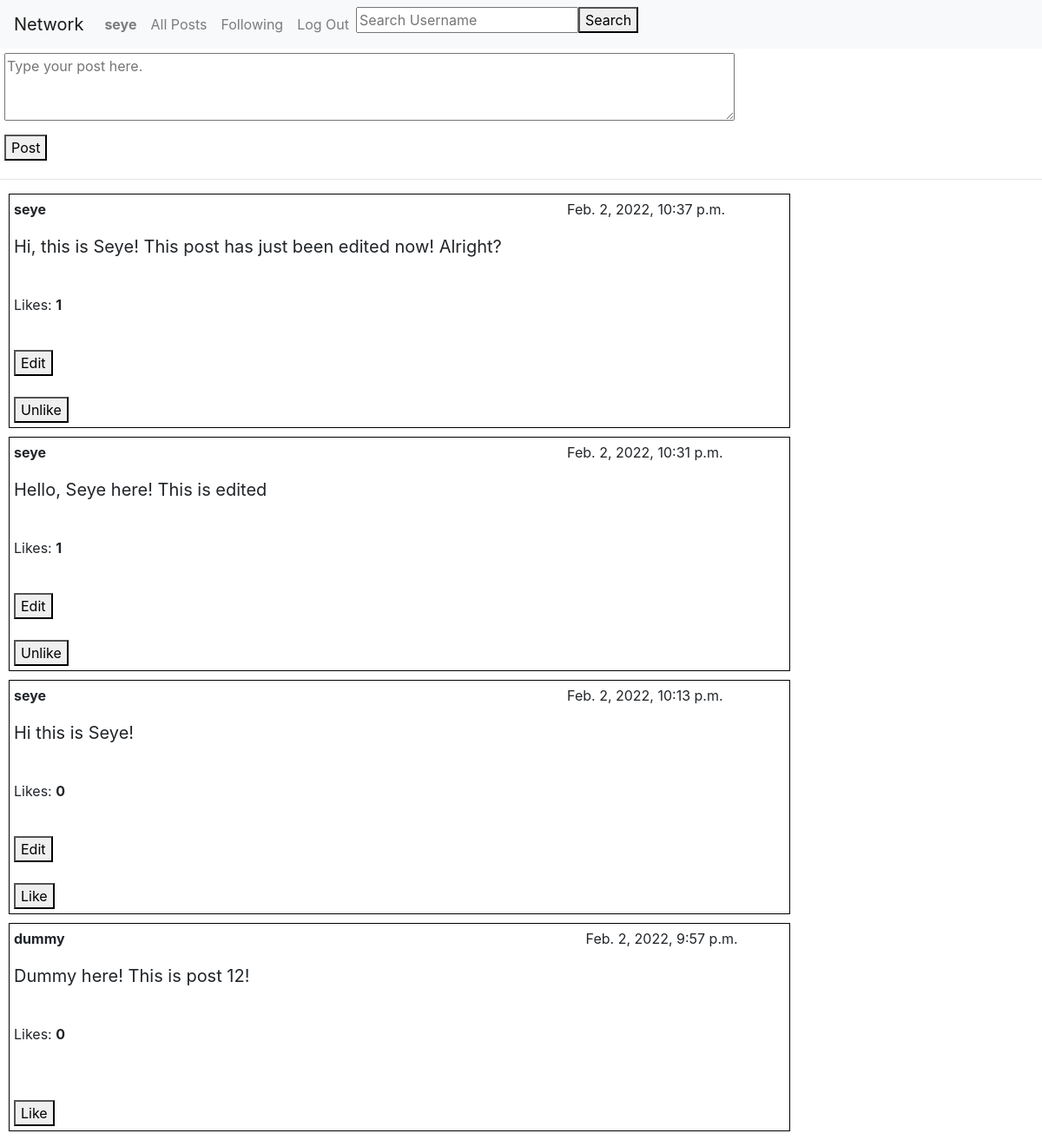
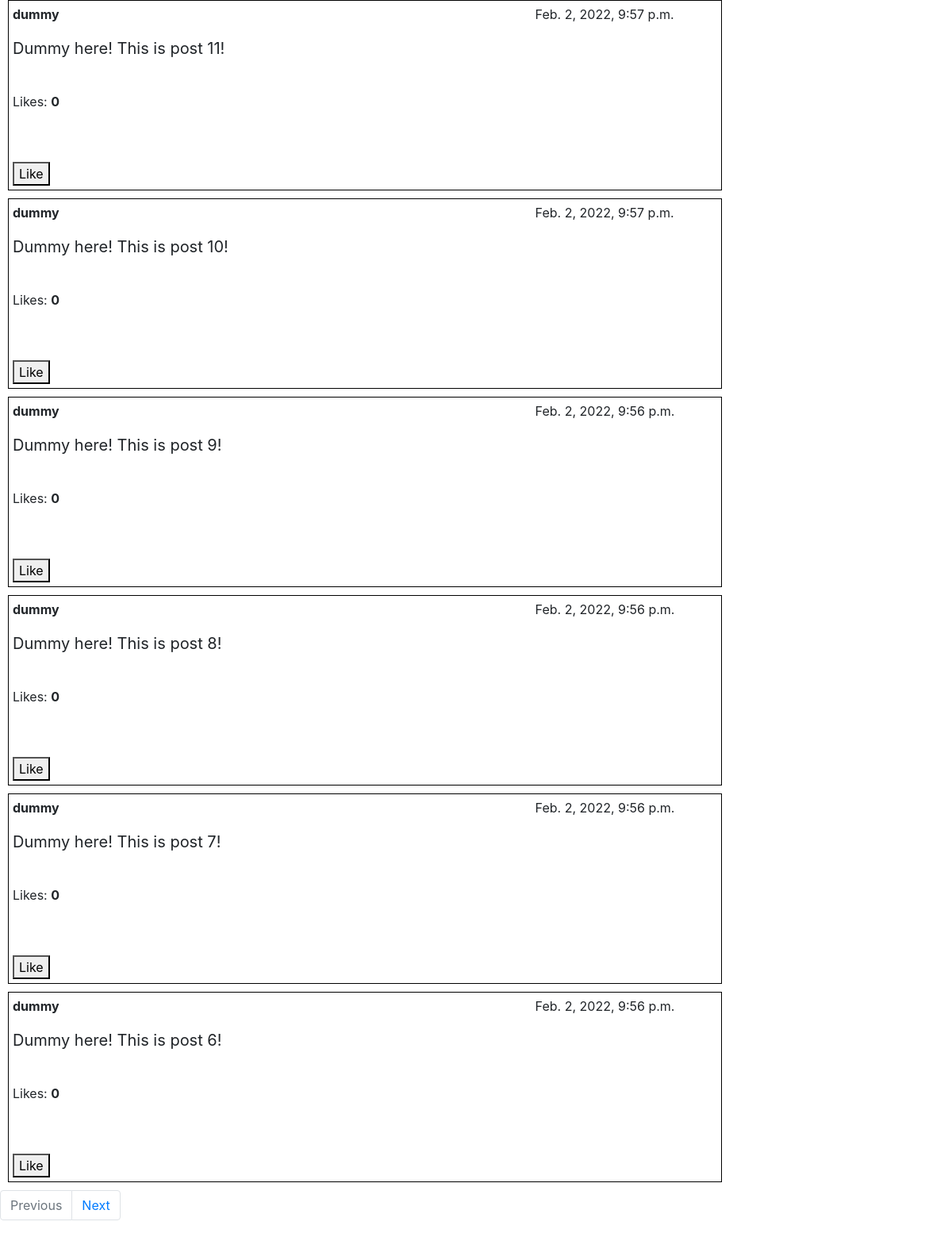
/ (signed in), run on the app's committed database (2 pictures, top to bottom).
### network/models.py (models this page shows, shortened)
class User(AbstractUser):
    followers=IntegerField(default=0)
    following=IntegerField(default=0)

class Post(Model):
    username=CharField(max_length=200, null=True)
    content=TextField(null=True)
    date=DateTimeField(null=True, auto_now_add=True)
    like=IntegerField(default=0)

### network/views.py (the view, shortened to what this page needs)
# urls.py: path("", views.index, name="index"),
def index(request):
    if request.method=='POST':
        new_post=Post(username=request.user.username, content=request.POST['post_content'])
        new_post.save()
        return HttpResponseRedirect(reverse('network:index'))
    liked_data=Like.objects.all()
    if request.user.username in liked_data.values_list('user', flat=True):
        user_likes=Like.objects.filter(user=request.user.username)
        post=Post.objects.filter().order_by('-date')
        paginator = Paginator(post, 10)
        page_num = request.GET.get('page')
        page_item = paginator.get_page(page_num)
        return render(request, "network/index.html", {
        'post':page_item,
        'liked_posts':user_likes.values_list('post', flat=True)
        })

### network/templates/network/index.html (shortened to what this page needs)
{% extends "network/layout.html" %}
{% block body %}
<form class="" action="{%url 'network:index'%}" method="post">
  <div class="" style='margin:5px;'>
    <textarea name="post_content" rows="3" cols="80" placeholder="Type your post here."></textarea>
  </div>
  <button style='margin:5px;' type="submit" name="button">Post</button>
</form>
<hr>
{%for item in post%}
<div class="post" style='border: solid 1px black;margin: 10px; width:900px; padding:5px;'>
  <div class="" style="display:flex;">
    <strong>{{item.username}}</strong>
    <p style="margin-left:600px;">{{item.date}}</p>
  </div>
  <div id="content_area{{item.id}}">
    <p id='content{{item.id}}' style="font-size:20px;">{{item.content}}</p>
  </div>
  <br>
  <p>Likes: <strong id='like_count{{item.id}}'>{{item.like}}</strong></p>
  <br>
  {%if item.username ==  user.username%}
  <div id="edit_button_area{{item.id}}">
    <button class='edit_button' id='{{item.id}}' type="button" name="button">Edit</button>
  </div>
  {%endif%}
  <br>
  <div id="like_button_area{{item.id}}">
    {%if user.is_authenticated%}
    {%if item.id in liked_posts%}
    <button class='unlike_button unlike_button{{item.id}}' id='{{item.id}}' type="button" name="button">Unlike</button>
    {%else%}
    <button class='like_button' id='{{item.id}}' type="button" name="button">Like</button>
    {%endif%}
    {%endif%}
  </div>
</div>
{%endfor%}
<nav aria-label="Page navigation">
  <ul class="pagination">
    {% if post.has_previous %}
    <li class="page-item"><a class="page-link" href="?page={{post.previous_page_number}}">Previous</a></li>
    {%else%}
    <li class="page-item disabled"><a class="page-link" href="#" tabindex="-1" aria-disabled="True">Previous</a></li>
    {%endif%}
    {% if post.has_next %}
    <li class="page-item"><a class="page-link" href="?page={{post.next_page_number}}">Next</a></li>
    {% else %}
    <li class="page-item disabled"><a class="page-link" href="#" tabindex="-1" aria-disabled="True">Next</a></li>
    {%endif%}
  </ul>
</nav>
{% endblock %}

### network/templates/network/layout.html (shortened to what this page needs)
{% load static %}
<!DOCTYPE html>
<html lang="en">
    <head>
        <link rel="stylesheet" href="https://stackpath.bootstrapcdn.com/bootstrap/4.4.1/css/bootstrap.min.css">
        <link href="{% static 'network/styles.css' %}" rel="stylesheet">
    </head>
    <body>
        <nav class="navbar navbar-expand-lg navbar-light bg-light">
            <a class="navbar-brand" href="#">Network</a>
            <div>
              <ul class="navbar-nav mr-auto">
                {% if user.is_authenticated %}
                    <li class="nav-item">
                      <form class="" action="index.html" method="post">
                        <a class="nav-link" type="submit" href="{%url 'network:profile'%}"><strong>{{ user.username }}</strong></a>
                      </form>
                    </li>
                {% endif %}
                <li class="nav-item">
                  <a class="nav-link" href="{% url 'network:index' %}">All Posts</a>
                </li>
                {% if user.is_authenticated %}
                    <li class="nav-item">
                        <a class="nav-link" href="{%url 'network:following'%}">Following</a>
                    </li>
                    <li class="nav-item">
                        <a class="nav-link" href="{% url 'network:logout' %}">Log Out</a>
                    </li>
                {% endif %}
                <form class="" action="{%url 'network:other_user_profile'%}" method="get">
                  <div class="" style="display:flex;">
                    <input type="text" name="username" value="" placeholder="Search Username">
                    <button type="submit" name="button">Search</button>
                  </div>
                </form>
              </ul>
            </div>
          </nav>
        <div class="body">
            {% block body %}
            {% endblock %}
        </div>
    </body>
</html>

### data on the page
User: username "seye"
Post: username "seye", date "Feb. 2, 2022, 10:37 p.m.", content "Hi, this is Seye! This post has just been edited now! Alright?", like "1"
Post: username "seye", date "Feb. 2, 2022, 10:31 p.m.", content "Hello, Seye here! This is edited", like "1"
Post: username "seye", date "Feb. 2, 2022, 10:13 p.m.", content "Hi this is Seye!", like "0"
Post: username "dummy", date "Feb. 2, 2022, 9:57 p.m.", content "Dummy here! This is post 12!", like "0"
Post: username "dummy", date "Feb. 2, 2022, 9:57 p.m.", content "Dummy here! This is post 11!", like "0"
Post: username "dummy", date "Feb. 2, 2022, 9:57 p.m.", content "Dummy here! This is post 10!", like "0"
Post: username "dummy", date "Feb. 2, 2022, 9:56 p.m.", content "Dummy here! This is post 9!", like "0"
Post: username "dummy", date "Feb. 2, 2022, 9:56 p.m.", content "Dummy here! This is post 8!", like "0"
Post: username "dummy", date "Feb. 2, 2022, 9:56 p.m.", content "Dummy here! This is post 7!", like "0"
Post: username "dummy", date "Feb. 2, 2022, 9:56 p.m.", content "Dummy here! This is post 6!", like "0"
